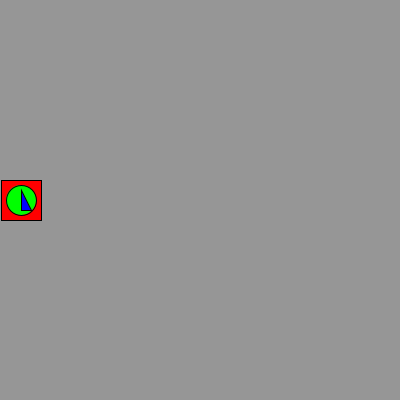
Frame 1 (no input)
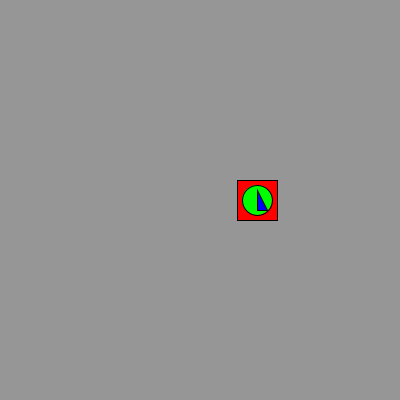
Frame 60 (the mouse pressed at the canvas centre just before this capture)
Frame 120 (the mouse held since frame 60 and released just before this capture): identical to frame 60, image omitted

The Processing sketch that drew these frames (run headless with seeded random() and noise(); from frame 60 on, the mouse is pressed at the canvas centre):

// Processing sketch: processing_89868
// ── processing_89868.pde

//Hi Laura. I only received this lab assignment on the Friday as my lab is 4-6.
// I did not have enough time to figure out why my first attempt here does not work but I will work on it over the weekend.
//Jack and I could not see the reason why it does not work but I will work on it and understand why.
//void setup()
//{
//  size (400,400);
//}

//void draw()
//{
//  MovingImage(1,180,4);// the 3 values will be put in the same order into the 3 set intergers.
//}

//void MovingImage (int x, int y, int speed) //the 3 set intergers
//{
// if(mouseX<190 || mouseX>210 || mouseY<190 || mouseY>210)// this will make it so the the shapes will not move while the mouse is in the center. We do not use && as the mouse can't be in 2 places at once.
//   { 
//      background(150);
//      fill(255,0,0);
//      rect(x,y,40,40);
//      fill(0,255,0);
//      ellipse(x+20,y+20,30,30);
//      fill(0,0,255);
//      triangle(x+20,y+30,x+20,y+10,x+30,y+30);
//      x=x+speed;
//      if (x>width-40 || x<0)
//       {
//         speed=speed*-1;
//       }
//   
//   }
//}

int x = 1; //as the program I intended to submit did not work these had to be initialized.
int y=180;
int speed = 4;

void setup() //The initial setup of the program
{
  size (400,400);
  background (100);
}




void draw()
{
  if(mouseX<190||mouseX>210||mouseY<190||mouseY>210) // this will make it so the the shapes will not move while the mouse is in the center. We do not use && as the mouse can't be in 2 places at once.
  {
background(150);
    fill(255,0,0);
    rect(x,y,40,40);
    fill(0,255,0);
    ellipse(x+20,y+20,30,30);
    fill(0,0,255);
    triangle(x+20,y+30,x+20,y+10,x+30,y+30);//I made a random strange shaped triangle
    x=x+speed; 
    if (x>width-40 || x<0)//the -40 makes it so that the shape stays on the screen at all times.
     {
       speed=speed*-1;//This stops the shape from disappearing off the screen. Positive by negative is negative and negative by negative is posative so it will bounce at both sides.
     }  
     
   }
}
